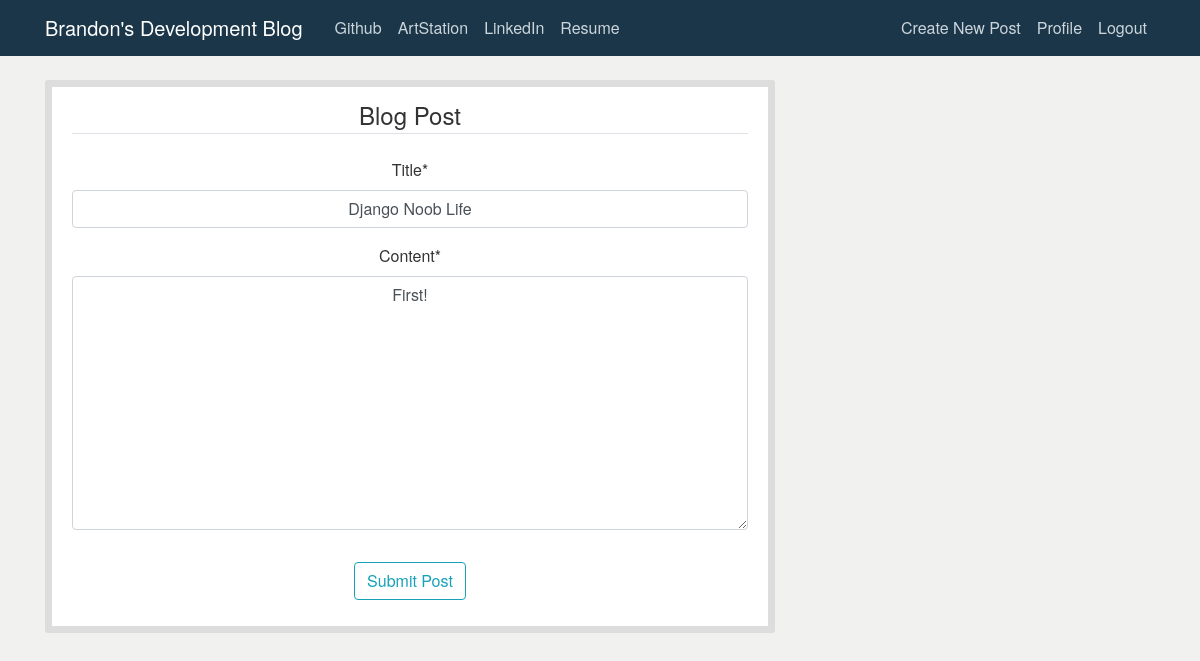
Page /post/1/update/ (signed in) on the earlier database version.
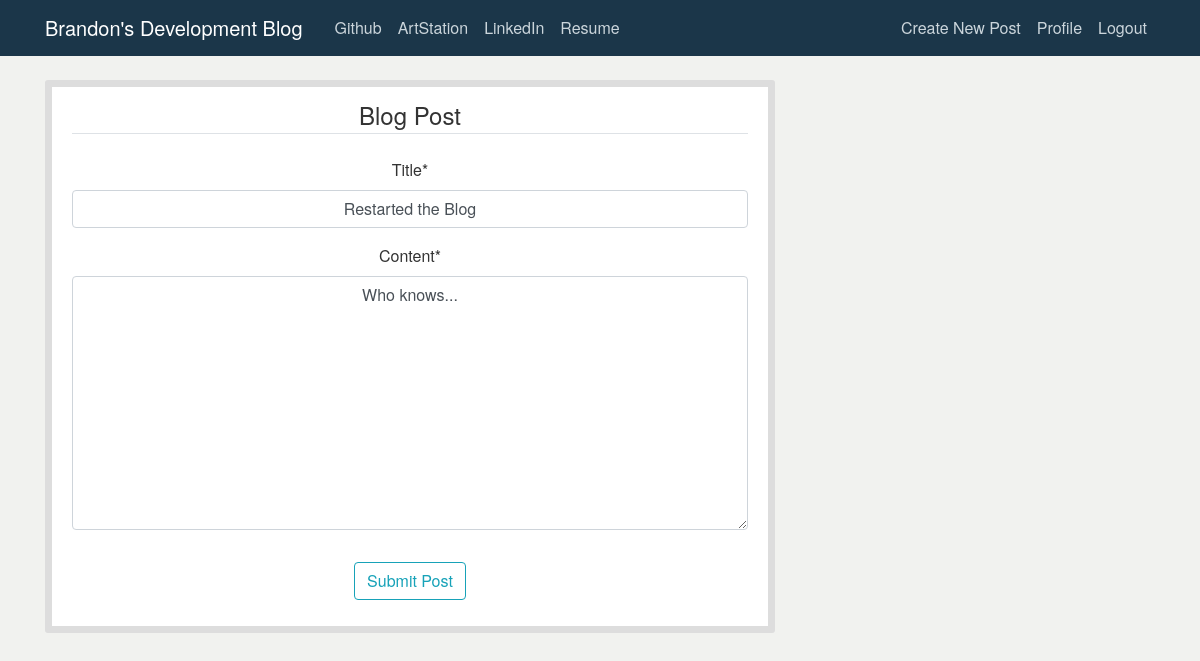
Same page on the later database version.
### blog/models.py (models this page shows, shortened)
class Post(models.Model):
    title = models.CharField(max_length=100)
    content = models.TextField()
    date_posted = models.DateTimeField(
        default=timezone.now
    )  # Uses current time from timezone
    author = models.ForeignKey(User, on_delete=models.CASCADE)

### blog/views.py (the view, shortened to what this page needs)
# urls.py: path("post/<int:pk>/update/", PostUpdateView.as_view(), name="post-update"),
class PostUpdateView(LoginRequiredMixin, UserPassesTestMixin, UpdateView):
    model = Post
    fields = ["title", "content"]
    def test_func(self):
        post = self.get_object()
        if self.request.user == post.author:
            return True
        return False

### blog/templates/blog/post_form.html (shortened to what this page needs)
{% extends 'blog/base.html' %}
{% load crispy_forms_tags %}
{% block content %}
    <div class="content-section">
        <form method="POST">
            <fieldset class="form-group">
                <legend class="border-bottom mb-4">Blog Post</legend>
                {{ form|crispy }}
            </fieldset>
            <div class="form-group">
                <button class= "btn btn-outline-info" type="submit">Submit Post</button>
        </form>
    </div>
{% endblock content %}

Differences in the rows shown:
changed Post: title "Django Noob Life" → "Restarted the Blog"; content "First!" → "Who knows..."
